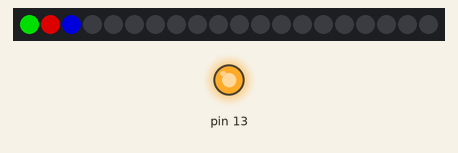
Recording of a sketch running on a simulated Arduino Uno, built with avr-gcc and run on an emulated ATmega328P. Parts: 20 RGB LEDs in strip order, left to right, output pins drawn as LEDs (lit = HIGH). Dim RGB values are drawn brighter than linear.

Above: at 0.1 s.
At 19.1 s:
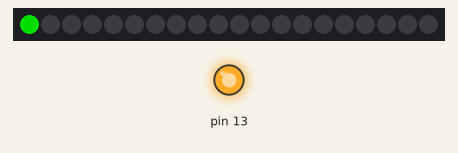
At 35.1 s:
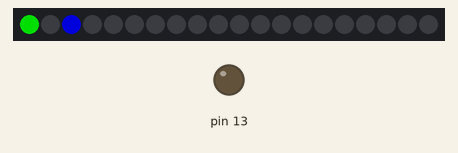
At 39.1 s:
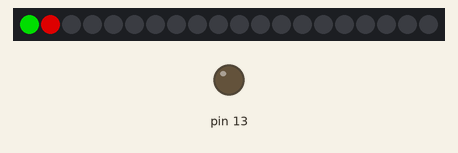
Timing chart, 0 to 40.0 s (numbered marks = the images above):
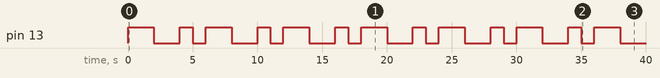

The sketch:

millis_Test.ino
```cpp
#include <Adafruit_NeoPixel.h>
#ifdef __AVR__
#include <avr/power.h>
#endif
#define PIN            2
#define NUMPIXELS      20
Adafruit_NeoPixel pixels = Adafruit_NeoPixel(NUMPIXELS, PIN, NEO_GRB + NEO_KHZ800);

int delayval = 500;
unsigned long time[2] = {0, 0};
void setup() {
  pinMode(13, OUTPUT);
  pixels.begin();
}

void loop() {
  // put your main code here, to run repeatedly:
  //  Serial.println(millis());

  time[0] = millis();           // 使 time[0] = Arduino開機時間
  if (time[1] != time[0]) {     // 單晶片每毫秒可以循環好幾次，此行程式碼是為了避免重覆運行
    time[1] = time[0];
  }
  LED_13(time[0]);
  LED_0(time[0]);
  LED_1(time[0]);
  LED_2(time[0]);
}
void LED_13_(long time_now) {
  int delay_1 = 2;
  int delay_2 = 1;
  int time_tmp_1 = 1000;

  int time_All = (delay_1 + delay_2) * time_tmp_1;
  if (time_now % 3000 == 0000) {
    digitalWrite(13, HIGH);
  } else if (time_now % 3000 == 2000) {
    digitalWrite(13, LOW);
  }
}
void LED_13(long time_now) {
  int delay_1 = 2;
  int delay_2 = 1;
  int time_tmp_1 = 1000;

  int time_All = (delay_1 + delay_2) * time_tmp_1;
  if (time_now % 6000 == 0000) {
    digitalWrite(13, HIGH);
  } else if (time_now % 6000 == 5000) {
    digitalWrite(13, LOW);
  } else if (time_now % 6000 == 4000) {
    digitalWrite(13, HIGH);
  } else if (time_now % 6000 == 2000) {
    digitalWrite(13, LOW);
  }
}

void LED_0(long time_now) {
  int delay_1 = 2;
  int delay_2 = 1;
  int time_tmp_1 = 1000;
  int time_tmp_2 = 2;

  if (time_now % 1000 == 0) {
    pixels.setPixelColor(0, pixels.Color(0, 150, 0));
    pixels.show();
  }
  else if (time[0] % 1000 == 500) {
    pixels.setPixelColor(0, pixels.Color(0, 0, 0));
    pixels.show();
  }
}

void LED_1(long time_now) {
  if (time_now % (6000 * 2) == 0) {
    pixels.setPixelColor(1, pixels.Color(150, 0, 0));
    pixels.show();
  }
  else if (time[0] % (6000 * 2) == (3000 * 2)) {
    pixels.setPixelColor(1, pixels.Color(0, 0, 0));
    pixels.show();
  }
}

void LED_2(long time_now) {
  int delay_1 = 1;
  int delay_2 = 1;
  int delay_3 = 2;
  int delay_4 = 1;
  int delay_All = delay_1 + delay_2 + delay_3 + delay_4;
  delay_All *= 1000;

  if (time_now % delay_All == 0) {
    pixels.setPixelColor(2, pixels.Color(0, 0, 150));
    pixels.show();
  }  else if (time_now % delay_All == ((delay_1 + delay_2 + delay_3) * 1000)) {
    pixels.setPixelColor(2, pixels.Color(0, 0, 0));
    pixels.show();
  }  else if (time_now % delay_All ==  ((delay_1 + delay_2) * 1000)) {
    pixels.setPixelColor(2, pixels.Color(0, 0, 150));
    pixels.show();
  }  else if (time_now % delay_All == ((delay_1) * 1000)) {
    pixels.setPixelColor(2, pixels.Color(0, 0, 0));
    pixels.show();
  }
}
```

Measured:
- by itself, pin 13: repeats every 6.0 s: LOW 2.0 s, HIGH 1.0 s, LOW 1.0 s, HIGH 2.0 s
- what the display in image 2 shows lasts 1.0 s, from 35.0 s to 36.0 s
